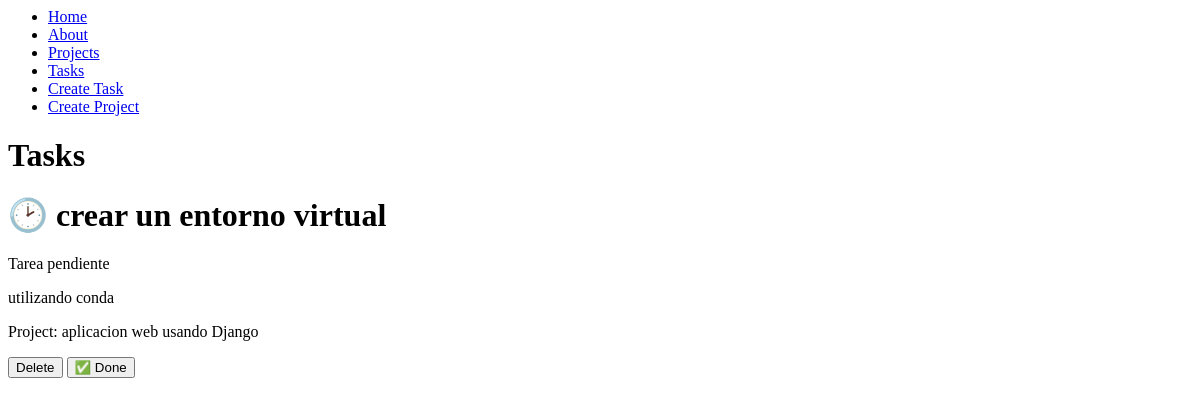
The page /tasks/ on the database as committed earlier.
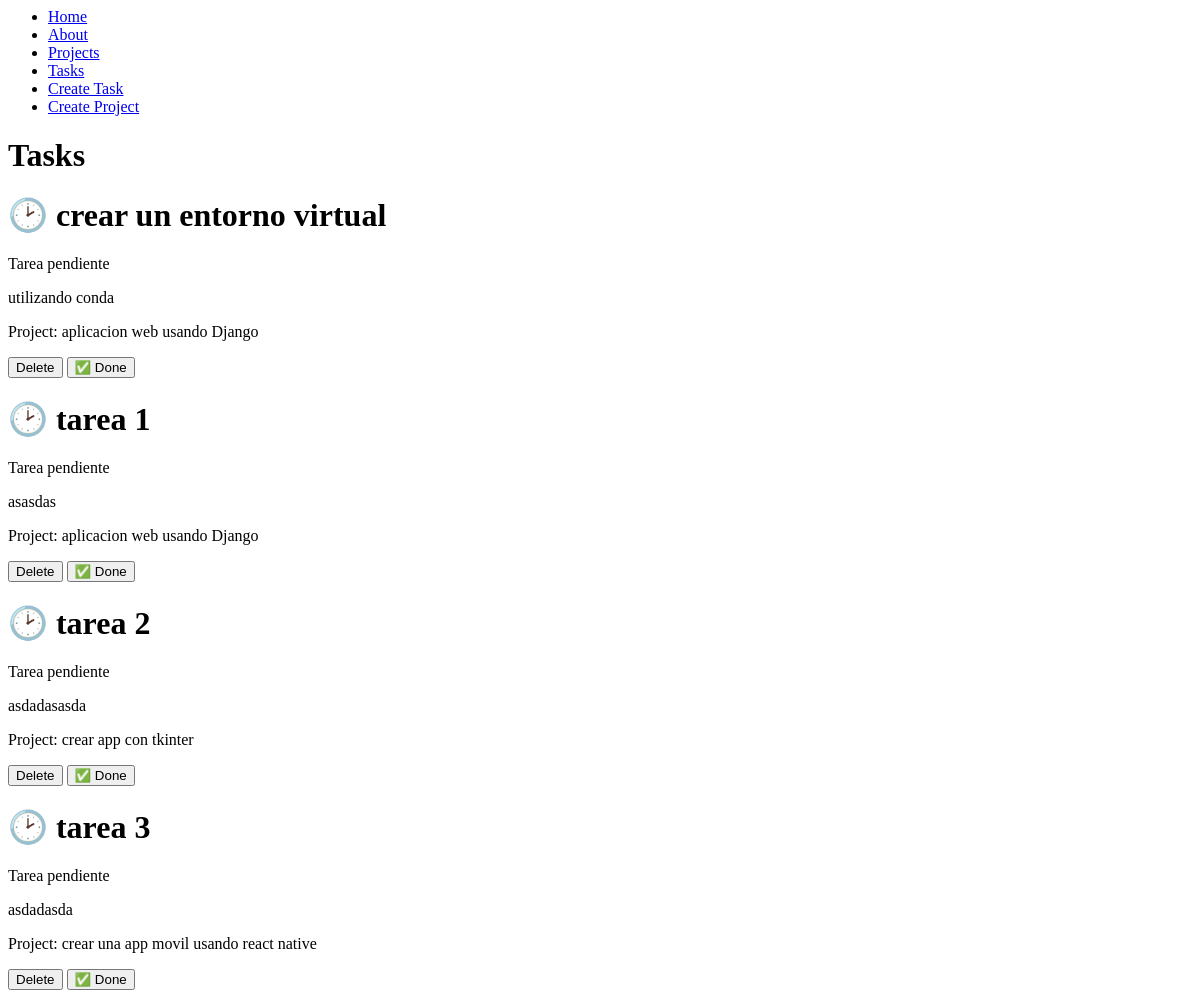
The same page on the database as committed later.
### myapp/models.py (models this page shows, shortened)
class Task(models.Model):
    title = models.CharField(max_length=200)
    description = models.TextField()
    project = models.ForeignKey(Project, on_delete=models.CASCADE)
    done = models.BooleanField(default=False)

class Project(models.Model):
    name = models.CharField(max_length=200)

### myapp/views.py (the view)
# urls.py: path('tasks/', views.tasks),
def tasks(request):
    tasks = Task.objects.all()
    return render(request, 'tasks/tasks.html', {
        'tasks': tasks
    })

### myapp/templates/tasks/tasks.html
{% extends 'layouts/base.html' %}
{% block content %}
<h1>Tasks</h1>
{% for task in tasks %}
<div>
    <h1>{% if task.done == False %} 🕑 {% else %} ✅ {% endif %}{{task.title}}</h1>
    {% if task.done == False %}
    <p>Tarea pendiente</p>
    {% else %}
    <p>Tarea realizada</p>
    {% endif %}
    <p>{{task.description}}</p>
    <p>Project: {{task.project.name}}</p>
    <button>
        Delete
    </button>
    <button>
        ✅ Done
    </button>
</div>
{% endfor %}
{% endblock %}

### myapp/templates/layouts/base.html
<nav>
    <ul>
        <li>
            <a href="/">Home</a>
        </li>
        <li>
            <a href="/about">About</a>
        </li>
        <li>
            <a href="/projects">Projects</a>
        </li>
        <li>
            <a href="/tasks">Tasks</a>
        </li>
        <li>
            <a href="/create_task">Create Task</a>
        </li>
        <li>
            <a href="/create_project">Create Project</a>
        </li>
    </ul>
</nav>
{% block content %}
{% endblock %}

Rows that differ between the two databases and show on the page:
added Task: title "tarea 1", done "Tarea pendiente", description "asasdas", project.name "aplicacion web usando Django"
added Task: title "tarea 2", done "Tarea pendiente", description "asdadasasda", project.name "crear app con tkinter"
added Task: title "tarea 3", done "Tarea pendiente", description "asdadasda", project.name "crear una app movil usando react native"
